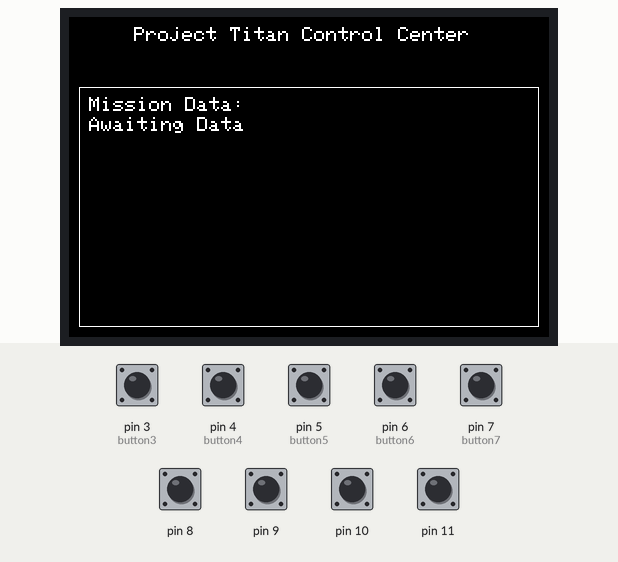
Simulated run of this sketch. Board: Arduino Uno, built with avr-gcc and run on an emulated ATmega328P. On the bench: 480×320 colour display. The test bench sets the inputs (shaded band); at power-on: pin 3 (button3), pin 4 (button4), pin 5 (button5), pin 6 (button6), pin 7 (button7), pin 8–11 HIGH. No radio packets arrive unless stated; what the sketch prints to the serial monitor is not drawn.

Above: at 4.6 s.
4.7 s: pin 8 pulled LOW for 0.15 s
At 5.8 s:
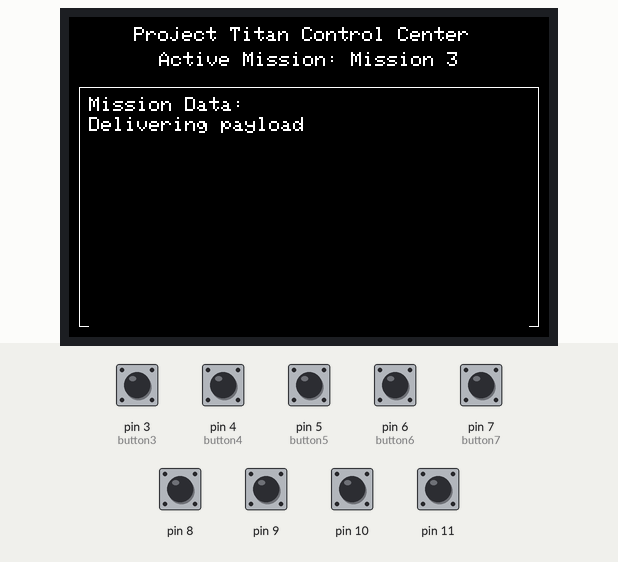
6.3 s: pin 9 pulled LOW for 0.15 s
At 7.0 s:
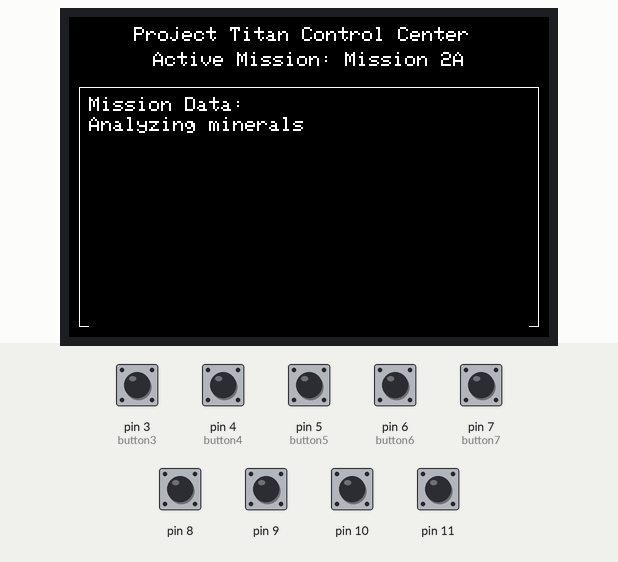
7.9 s: pin 10 pulled LOW for 0.15 s
At 9.2 s:
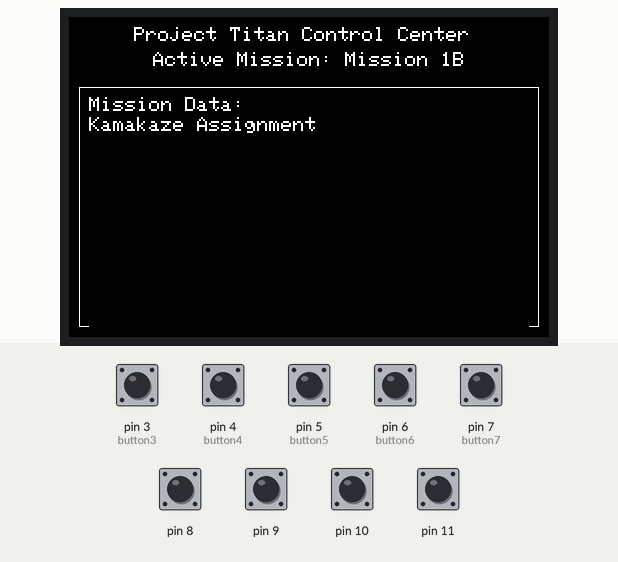
9.5 s: pin 11 pulled LOW for 0.15 s
At 10.7 s:
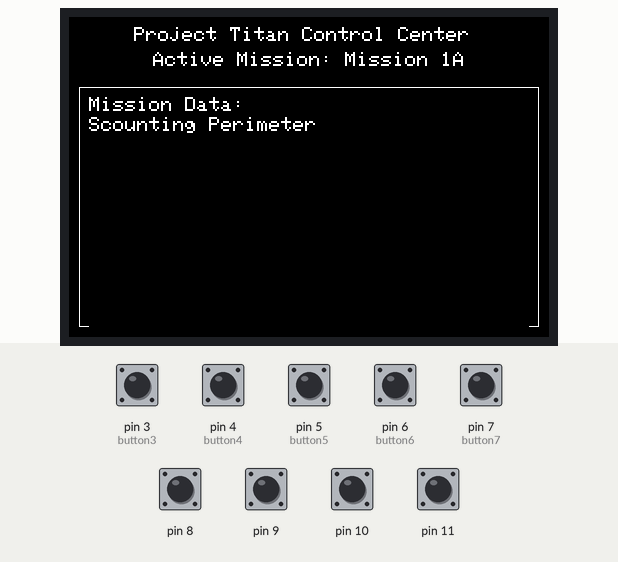
11.1 s: pin 11 pulled LOW for 1 s
At 12.2 s:
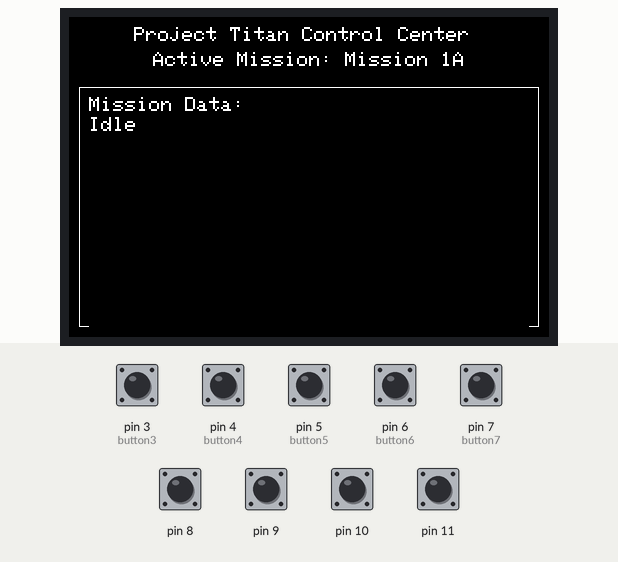
13.6 s: pin 9 pulled LOW for 1 s
Timing chart, 0 to 16.6 s (numbered marks = the images above; inputs shaded):
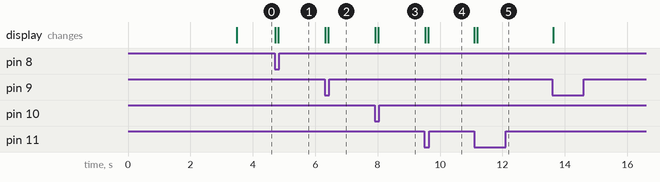

Measured:
- after the input at 4.7 s, the display: first changes at once (image 1 shows a later state)
- after the input at 6.3 s, the display: first changes at once (image 2 shows a later state)
- after the input at 7.9 s, the display: first changes at once (image 3 shows a later state)
- after the input at 9.5 s, the display: first changes at once (image 4 shows a later state)
- after the input at 11.1 s, the display: first changes at once (image 5 shows a later state)

The sketch:

Project_Titan_Control.ino
```cpp
/*
 * ==========================================================
 * Project Name: Project Titan Control Center
 * Author: Bryce Keever
 * Date: January 27, 2025
 * Version: 1.0
 * Description:
 * ==========================================================
 */
// ==========================================================
//                      Library Includes
// ==========================================================
#include <TFT_HX8357.h>
#include <SPI.h>
#include <RH_ASK.h>

// ==========================================================
//                      Object Declaration
// ==========================================================
// Create TFT object
TFT_HX8357 tft = TFT_HX8357();
// Create ASK objects for RF Communication
RH_ASK rf_driver1(2000,17,12,10,true); // Reciever
  RH_ASK rf_driver(2000,17,16,10); // Transmitter
// ==========================================================
//                      Pin Declaration
// ==========================================================
// Define named button pins
const int button11 = 11;  // Mission 1
const int button10 = 10;  // Mission 2
const int button9 = 9;    // Mission 3
const int button8 = 8;    // Mission 4
const int button7 = 7;    // Move Backward
const int button6 = 6;    // Move Left
const int button5 = 5;    // Move Right
const int button4 = 4;    // Move Forward
const int button3 = 3;    // E-STOP
const int button2 = 2;    // Mission Part Selection

const int button24 = 24;  // Manual Adjust 1 -
const int button25 = 25;  // Manual Adjust 2 -
const int button26 = 26;  // Manual Adjust 3 -
const int button27 = 27;  // Manual Adjust 4 -
const int button28 = 28;  // Set Manual Adjust 1
const int button29 = 29;  // Set Manual Adjust 2
const int button30 = 30;  // Set Manual Adjust 3
const int button31 = 31;  // Set Manual Adjust 4

const int potPin_1 = A0;
const int potPin_2 = A1;
const int potPin_3 = A2;
const int potPin_4 = A3;
// ==========================================================
//                      Program Variables
// ==========================================================
volatile bool loopEnabled = true;
String activeMission = "None";
String missionData = "Awaiting Data";

// Variables to store value for pots
int potValue_1 = 0;
int potValue_2 = 0;
int potValue_3 = 0;
int potValue_4 = 0;

// Button states for toggling
// Mission buttons
bool buttonState11 = false;  // Mission 1
bool buttonState10 = false;  // Mission 2
bool buttonState9 = false;   // Mission 3
bool buttonState8 = false;   // Mission 4
bool buttonState7 = false;   // Move Backward
bool buttonState6 = false;   // Move Left
bool buttonState5 = false;   // Move Right
bool buttonState4 = false;   // Move Forward
bool buttonState3 = false;   // E-STOP
bool buttonState2 = false;   // Mission Part Selection

// Manual adjustment buttons
bool buttonState24 = false;  // Manual Adjust 1 -
bool buttonState25 = false;  // Manual Adjust 2 -
bool buttonState26 = false;  // Manual Adjust 3 -
bool buttonState27 = false;  // Manual Adjust 4 -
bool buttonState28 = false;  // Set Manual Adjust 1
bool buttonState29 = false;  // Set Manual Adjust 2
bool buttonState30 = false;  // Set Manual Adjust 3
bool buttonState31 = false;  // Set Manual Adjust 4


// Previous button states
bool prevButtonState1 = HIGH;
bool prevButtonState2 = HIGH;
bool prevButtonState3 = HIGH;
bool prevButtonState4 = HIGH;
bool prevButtonState5 = HIGH;

void toggleLoop() {
    Serial.println("E-STOP Works");
}

void readPot(){
  potValue_1 = analogRead(potPin_1); // Read the analog value (0-1023)
  Serial.print("Potentiometer Value: ");
  Serial.println(potValue_1); // Print value to Serial Monitor
  delay(100); // Delay for stability
}
void splash(){
// Display splash screen
    tft.fillScreen(TFT_BLACK);
    tft.setTextColor(TFT_WHITE, TFT_BLACK);
    tft.setTextSize(3);
    tft.setCursor((480 - (12 * 11)) / 2, 140);
    tft.print("Project Titan");
    delay(3000);

    tft.fillScreen(TFT_BLACK);
    tft.setTextSize(2);
    tft.setCursor((480 - (25 * 2 * 7)) / 2, 10);
    tft.print("Project Titan Control Center");

    // Draw mission data box
    int boxX = 10, boxY = 70, boxWidth = 460, boxHeight = 240;
    tft.drawRect(boxX, boxY, boxWidth, boxHeight, TFT_WHITE);
    tft.setCursor(boxX + 10, boxY + 10);
    tft.print("Mission Data:");
    tft.setCursor(boxX + 10, boxY + 30);
    tft.print(missionData);

}
void setup() {
    Serial.begin(115200);
    tft.begin();
    tft.setRotation(1);
    // Initialize ASK Object
    if (!rf_driver.init()) {
        Serial.println("RF Module Initialization Failed!");
    } else {
        Serial.println("RF Module Initialized.");
    }

    pinMode(button3, INPUT_PULLUP);
    attachInterrupt(digitalPinToInterrupt(button3), toggleLoop, FALLING);

    splash(); // Initializes display

    // Initialize button inputs
    for (int i = 4; i <= 11; i++) {
        pinMode(i, INPUT_PULLUP);
    }
}
void sendCommand(const char *command) {
    rf_driver.send((uint8_t *)command, strlen(command));
    rf_driver.waitPacketSent();
    delay(1000);
    Serial.print("Sent: ");
    Serial.println(command);
}


void updateActiveMission(String mission) {
    if (mission != activeMission) {
        activeMission = mission;
        // Center the updated Active Mission text
        String activeMissionText = "Active Mission: " + activeMission;
        int16_t mission_width = activeMissionText.length() * 12;
        int16_t mission_x_center = (480 - mission_width) / 2;
        tft.fillRect(0, 40, 480, 20, TFT_BLACK); // Clear previous mission text
        tft.setCursor(mission_x_center, 35);
        tft.print(activeMissionText);
    }
}

void updateMissionData(String data) {
    if (data != missionData) {
        missionData = data;
        tft.fillRect(20, 100, 440, 220, TFT_BLACK);
        tft.setCursor(20, 100);
        tft.print(missionData);
    }
}

void handleMissionButton(int button, bool &buttonState, bool &prevButtonState, const String &mission, const String &activeMsg, const String &stopMsg) {
    if (digitalRead(button) == LOW && prevButtonState == HIGH) {
        buttonState = !buttonState;
        updateActiveMission(mission);
        updateMissionData(buttonState ? activeMsg : "Idle");
        sendCommand(buttonState ? mission.c_str() : stopMsg.c_str());
    }
}

void moveForward() {
  sendCommand("FORW");
  Serial.print("Jog Forward");
}
void moveBackward() {
  sendCommand("BACK");
  Serial.print("Jog Backward");
}
void turnLeft() {
  sendCommand("LEFT");
  Serial.print("Jog Left");
}
void turnRight() {
  sendCommand("RIGH");
  Serial.print("Jog Right");
}
void mission_11(){
  sendCommand("M11");
    Serial.print("Mission 1 Part A");
}
void mission_12(){
  sendCommand("M12");
    Serial.print("Mission 1 Part B");
}
void mission_21(){
  sendCommand("M21");
}
void mission_22(){
  sendCommand("M22");
}

void loop() {
    handleMissionButton(button11, buttonState11, prevButtonState1, "Mission 1A", "Scounting Perimeter", "Stop Mission 1A");
    handleMissionButton(button10, buttonState10, prevButtonState2, "Mission 1B", "Kamakaze Assignment", "Mission 1B");
    handleMissionButton(button9, buttonState9, prevButtonState3, "Mission 2A", "Analyzing minerals", "Mission 2B");
    handleMissionButton(button8, buttonState8, prevButtonState4, "Mission 3", "Delivering payload", "Mission 3");

    if (digitalRead(button7) == LOW) moveBackward();
    if (digitalRead(button6) == LOW) turnRight();
    if (digitalRead(button5) == LOW) turnLeft();
    if (digitalRead(button4) == LOW) moveForward();

}
```
